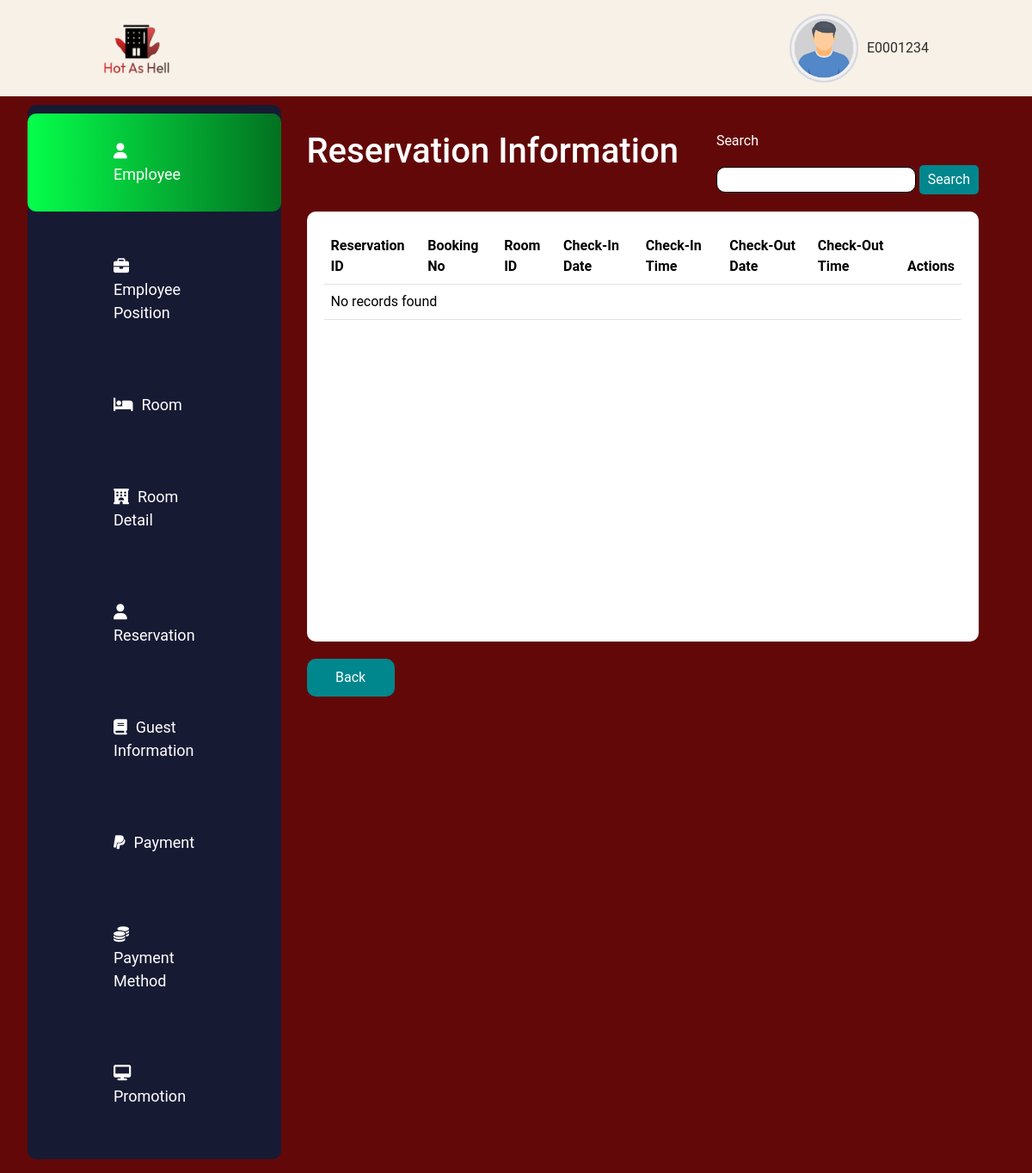
The app's page /Reservation/ReservationFB.php, older data.
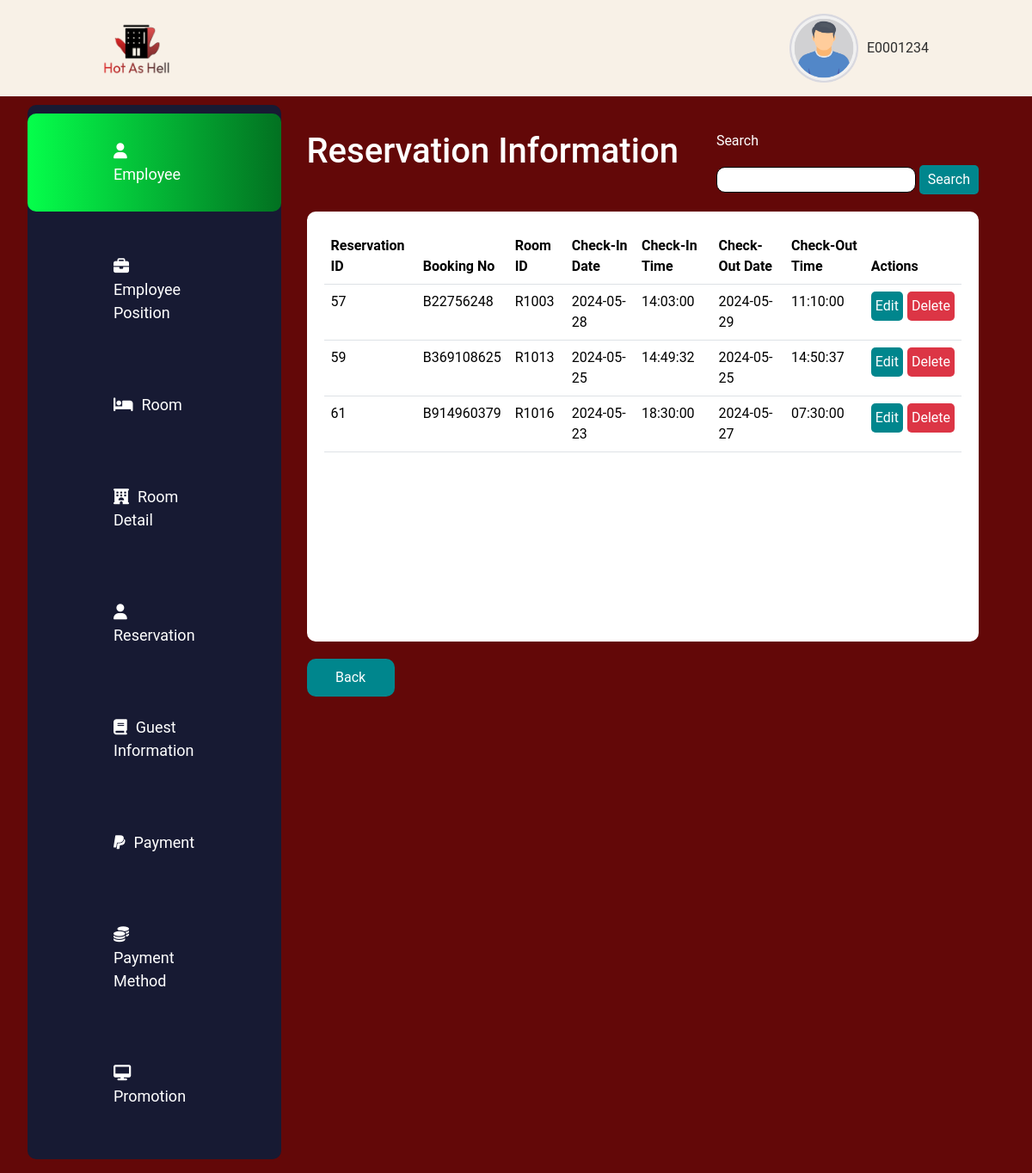
The same page, newer data.
### tables this page shows
CREATE TABLE `reservation` (
  `ReservationID` int(11) NOT NULL,
  `BookingNo` varchar(10) NOT NULL,
  `RoomID` varchar(5) NOT NULL,
  `CheckInDate` date NOT NULL,
  `CheckInTime` time NOT NULL,
  `CheckOutDate` date NOT NULL,
  `CheckOutTime` time NOT NULL
);

### Reservation/HistoryReservation.php (the view, shortened to what this page needs)
<?php
$con = mysqli_connect("localhost", "root", "", "hot_as_hell");
$search = isset($_GET['search']) ? mysqli_real_escape_string($con, $_GET['search']) : '';
if ($search) {
    $query = "SELECT * FROM reservation WHERE ReservationID LIKE '%$search%' OR BookingNo LIKE '%$search%' OR RoomID LIKE '%$search%' OR CheckInDate LIKE '%$search%' OR CheckInTime LIKE '%$search%' OR CheckOutDate LIKE '%$search%' OR CheckOutTime LIKE '%$search%'";
} else {
    $query = "SELECT * FROM reservation";
}
$result = mysqli_query($con, $query);
if ($result) {
    if (mysqli_num_rows($result) > 0) {
        while ($row = mysqli_fetch_assoc($result)) {
            echo "<tr>";
            echo "<td>".$row['ReservationID']."</td>";
            echo "<td>".$row['BookingNo']."</td>";
            echo "<td>".$row['RoomID']."</td>";
            echo "<td>".$row['CheckInDate']."</td>";
            echo "<td>".$row['CheckInTime']."</td>";
            echo "<td>".$row['CheckOutDate']."</td>";
            echo "<td>".$row['CheckOutTime']."</td>";
            echo "<td>";
            echo "<div style='display: flex; gap: 5px;'>";
            echo "<a href='ReservationEditForm.php?id=".$row["ReservationID"]."'><button style='color: white; border-radius: 5px; background-color: #00868D; padding: 5px; border: none;'>Edit</button></a>";
            echo "<a href='ReservationDeleteForm.php?id=".$row["ReservationID"]."'><button style='color: white; border-radius: 5px; background-color: #DC3545; padding: 5px; border: none;'>Delete</button></a>";
            echo "</div>";
            echo "</td>";
            echo "</tr>";
        }
    } else {
        echo "<tr><td colspan='8'>No records found</td></tr>";
    }
} else {
    echo "Error: " . mysqli_error($con);
}
?>

Row changes from the older to the newer data that the page shows:
added reservation: ReservationID "57", BookingNo "B22756248", RoomID "R1003", CheckInDate "2024-05-28", CheckInTime "14:03:00", CheckOutDate "2024-05-29", CheckOutTime "11:10:00"
added reservation: ReservationID "59", BookingNo "B369108625", RoomID "R1013", CheckInDate "2024-05-25", CheckInTime "14:49:32", CheckOutDate "2024-05-25", CheckOutTime "14:50:37"
added reservation: ReservationID "61", BookingNo "B914960379", RoomID "R1016", CheckInDate "2024-05-23", CheckInTime "18:30:00", CheckOutDate "2024-05-27", CheckOutTime "07:30:00"
Text that changed along with them:
text no longer shown: "No records found"
